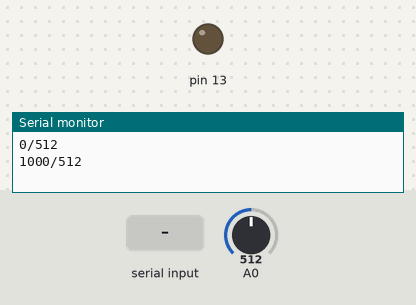
A sketch run on a simulated Arduino Uno, built with avr-gcc and run on an emulated ATmega328P. On the bench: output pins drawn as LEDs (lit = HIGH), the last lines printed to the serial monitor. Inputs (shaded band) come from the test bench; at power-on: A0 = 512.

Above: at 1.2 s.
1.3 s: "90,45\n" received over Serial
At 3.2 s:
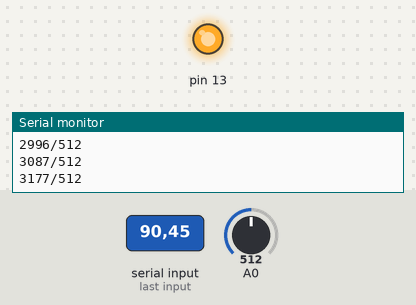
3.5 s: "30,150\n" received over Serial
At 4.7 s:
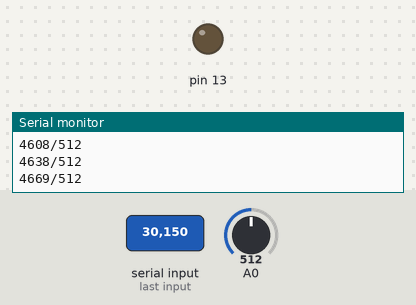
5.0 s: "5\n" received over Serial
At 5.7 s:
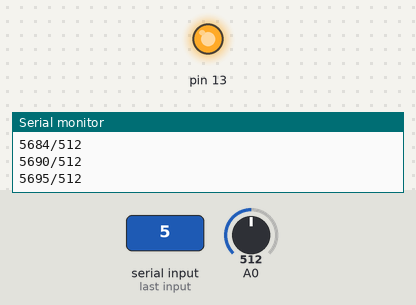
Timing chart, 0 to 8.0 s (numbered marks = the images above; inputs shaded):
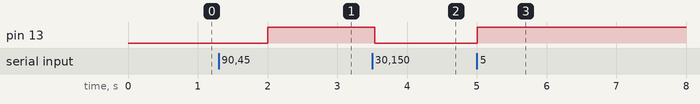

The sketch:

arduino_example.ino
```cpp
unsigned long zero_time;
unsigned long curr_time;
int message_rate=1000;
int pinstat=0;
// the setup routine runs once when you press reset:
void setup() {
  // initialize serial communication at 9600 bits per second:

  pinMode(13,OUTPUT);
  Serial.begin(115200);
  zero_time=millis();

}

// the loop routine runs over and over again forever:
void loop() {

  if (Serial.available()>0){
    // wait for the whole message
    String message=String("          ");
    int i=0;
    while(Serial.available()>0){
      message[i]=Serial.read();
      i++;
      }
    message_rate=message.toInt();
    pinstat++;
    digitalWrite(13,pinstat%2);
    }

  curr_time=millis();
  int sensorValue = analogRead(A0);
  // print time
  Serial.print(curr_time-zero_time);
  // delimiter between time and value
  Serial.print("/");
  // print sensor's value
  Serial.println(sensorValue);
  delay(message_rate);        // delay in between reads for stability
}
```

Measured:
- after the input at 1.3 s, pin 13: LOW → HIGH after 0.70 s
- after the input at 3.5 s, pin 13: HIGH → LOW at once
- after the input at 5.0 s, pin 13: LOW → HIGH at once
